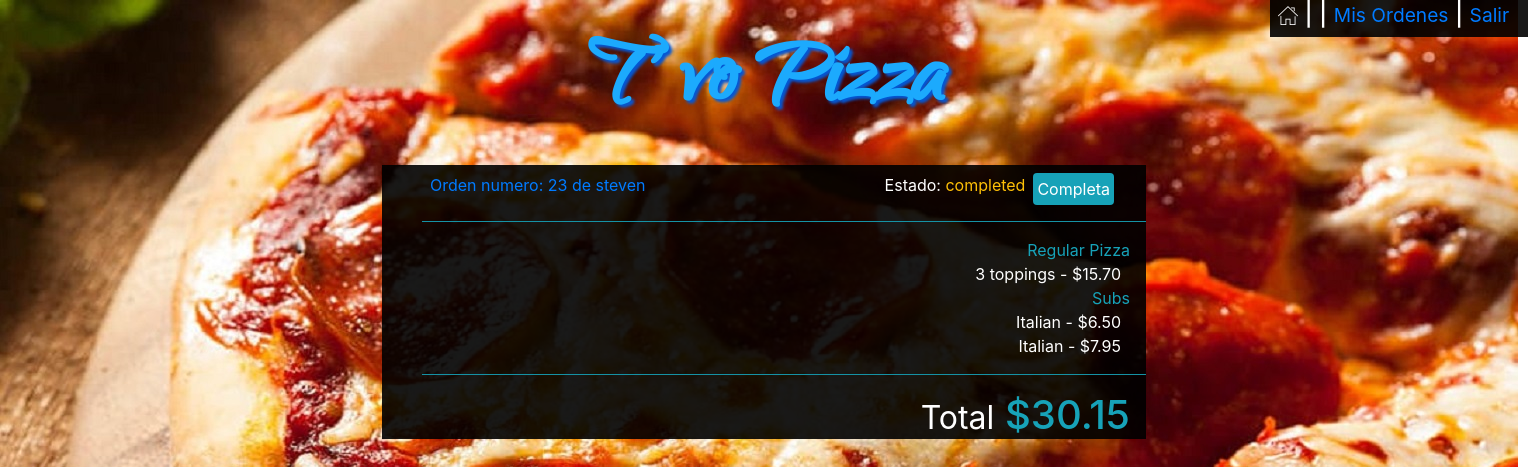
The page /orders_manager/steven/23 on the database its author committed.
### orders/models.py (models this page shows, shortened)
class User_order(models.Model):
    user=models.ForeignKey(User,on_delete=models.CASCADE)
    order_number=models.IntegerField()
    topping_allowance=models.IntegerField(default=0)
    status=models.CharField(max_length=64,default='initiated')

class Order2(models.Model):
    user=models.ForeignKey(User,on_delete=models.CASCADE)
    number=models.IntegerField()
    category=models.CharField(max_length=64,null=True)
    name=models.CharField(max_length=64)
    price=models.DecimalField(max_digits=4,decimal_places=2)
    def __str__(self):
        return f"{self.name} - ${self.price} "

### orders/views.py (the view)
# urls.py: path("orders_manager/<str:user>/<str:order_number>", views.orders_manager, name="orders_manager"),
def orders_manager(request,user,order_number):
    user=User.objects.get(username=user)
    context = {
        "Checkout":Order2.objects.filter(user=user,number=order_number),
        "Checkout_category":Order2.objects.filter(user=user,number=order_number).values_list('category').distinct(),
        "Total":list(Order2.objects.filter(user=user,number=order_number).aggregate(Sum('price')).values())[0],
        "user":request.user,
        "Category": Category.objects.all(),
        "Order_number":order_number,
        "All_orders":User_order.objects.exclude(status='initiated')
    }
    return render(request,"orders_manager.html",context)

### orders/templates/orders_manager.html (shortened to what this page needs)
<!DOCTYPE html>
<html style="height:100%">
<head>
    {% load static %}
    <link rel="stylesheet" type="text/css" href="{% static 'styles.css' %}">
    <link rel="stylesheet" href="https://maxcdn.bootstrapcdn.com/bootstrap/4.1.3/css/bootstrap.min.css">
</head>
<body style="height:100%">
    {% if Category %}
    <div id='username'>
        <h4 class='px-2' ><a href="{% url 'index' %}"><img src="{% static 'home.png' %}"></a> |
            {{user.username}} |
            {% if not user.is_superuser %}
            <small><a href="{% url 'my_orders' Order_number %}">Mis Ordenes</a></small> |
            {% endif %}
            <small><a href="{% url 'logout' %}"> Salir &nbsp;</a></small>
        </h4>
    </div>
    {% endif %}
    <p id='logo' class='text-center m-0 font-weight-bold'><a href="{% url 'index' %}">T' vo Pizza</a></p>
    <div id='my_orders_container' class='w-50 mx-auto'>
        <div class=' text-left pr-3'>
            <ul >
                {% for row in All_orders%}
                <li class='p-2' >
                    <a href="{% url 'orders_manager' row.user row.order_number  %}"><span>Orden numero: {{row.order_number}} de {{row.user}}</span></a>
                    <a href="{% url 'complete_order' row.user row.order_number  %}"><span class='float-right mx-2 p-1 bg-info rounded text-white'>Completa</span></a>
                    <span class='float-right'>Estado: <span class='text-warning'>{{row.status}}</span></span>
                </li>
                {% endfor %}
            </ul>
        </div>
        <ul>
            <hr class='bg-info'>
            {% for check_cat in Checkout_category %}
                <li class='text-info text-right pr-3'>{{check_cat|cut:"("|cut:")"|cut:","|cut:"'"}}</li>
                {% for row in Checkout %}
                {% if row.category == check_cat|cut:"("|cut:")"|cut:","|cut:"'"  %}
                <li class='pr-3 text-right'>{{row}}&nbsp;</li>
                {% endif %}
                {% endfor %}
            {% endfor %}
            <hr class='bg-info'>
            <li class='text-info text-right pr-3 '><h1><small class='text-white'>Total</small> ${{Total|floatformat:2}}</h1></li>
        </ul>
    </div>
</body>
</html>

### orders/static/styles.css (style rules this page uses)
#logo { padding:0px; font-family: webLogo ; font-size: 110px; text-shadow: 3px 3px 3px rgb(5, 87, 211); }
#logo a:link, #place_order:link, #confirm_order:link { color:rgb(28, 170, 253); }
#center_box,#username { background-color: rgba(0, 0, 0, 0.9); color: white; }
#username { position: absolute; right: 0; }
li { list-style-type: none; }
#my_orders_container { background-color: rgba(0, 0, 0, 0.9); color: white; }

### rows shown on the page
User_order: order_number "23", user "steven", status "completed"
Order2: name+price "3 toppings - $15.70"
Order2: name+price "Italian - $6.50"
Order2: name+price "Italian - $7.95"

### other values the page prints
{{ check_cat|cut:"("|cut:")"|cut:","|cut:"'" }} "Regular Pizza" "Subs"
{{ Total|floatformat:2 }} "30.15"
